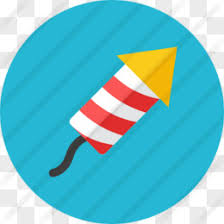
#> input picture native/plugins/ragdoll.supply-radar/radar/assets/fireworks.jpg, 224 x 224 px
$ python pack_fireworks_icon.py
#> lines starting #> are read from the running program, lines starting #| are printed output that depends on the picture; after the words box and inside, x2 and y2 are one past the last pixel; in counts of white or black regions, pixels touching at a corner belong together
"""Embed the circular fireworks badge supplied as assets/fireworks.jpg."""

from pathlib import Path

from PIL import Image, ImageDraw


ROOT = Path(__file__).resolve().parents[1]
SIZE = 56


def main():
    with Image.open(ROOT / 'assets' / 'fireworks.jpg') as source:
#> source is the input picture: PIL image 224x224 RGB; mean R, G, B 104.6, 191.4, 204
        badge = source.convert('RGBA')

    # The blue disc is part of the badge. Trim two source pixels at its rim
    # to keep the flattened checkerboard and JPEG fringe outside the mask.
    w, h = badge.size
#> w = 224; h = 224
    mask = Image.new('L', (w * 4, h * 4))
#> mask: PIL image 896x896 L; every value is 0
    ImageDraw.Draw(mask).ellipse((8, 8, w * 4 - 9, h * 4 - 9), fill=255)
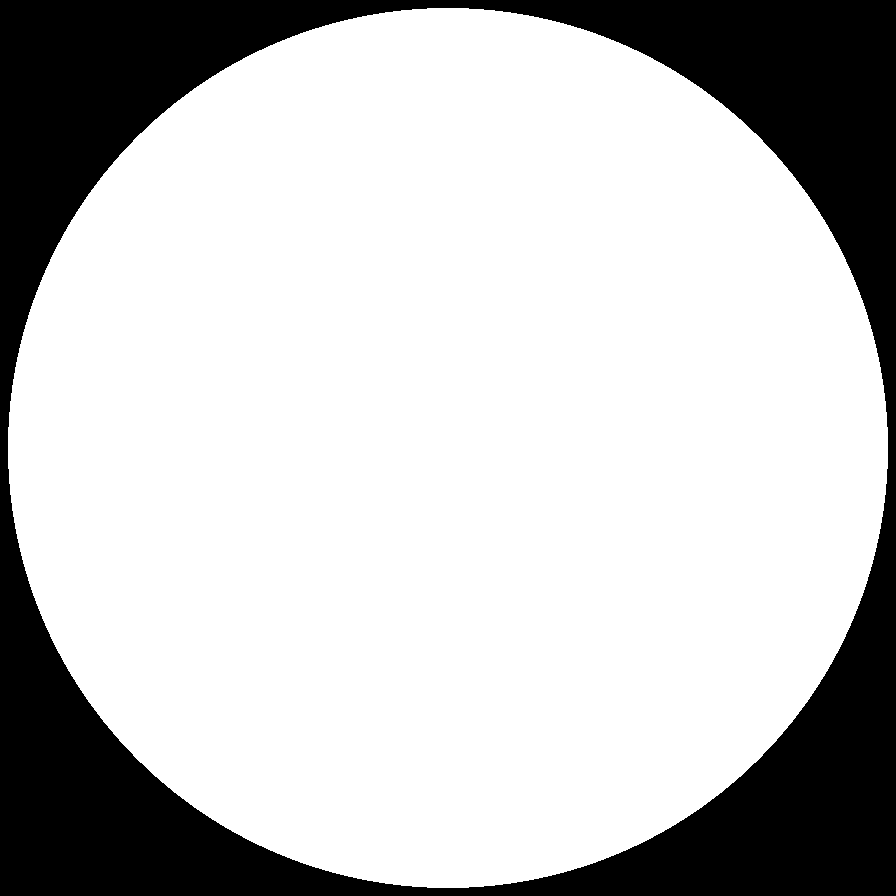
#> mask: PIL image 896x896 L; 75.7% white; 1 black region, box (x1, y1, x2, y2) and area: (0, 0, 896, 896) 194724
    badge.putalpha(mask.resize(badge.size, Image.Resampling.BOX))
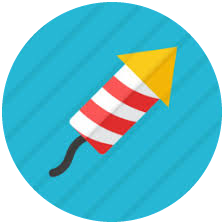
#> badge: PIL image 224x224 RGBA; mean R, G, B, A 104.6, 191.4, 204, 193.2; transparent parts drawn white
    badge = badge.resize((SIZE, SIZE), Image.Resampling.LANCZOS)
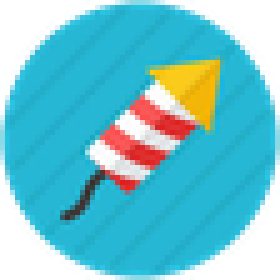
#> badge: PIL image 56x56 RGBA (shown 5 times larger); mean R, G, B, A 53.4, 147, 160.8, 193.2; transparent parts drawn white
    raw = badge.tobytes()

    header = ['#pragma once', '// Generated by tools/pack_fireworks_icon.py.',
              'namespace fireworks_artwork {', f'constexpr unsigned Size={SIZE};',
              'static constexpr unsigned char rgba[]={']
    header += ['    ' + ','.join(map(str, raw[i:i + 24])) + ',' for i in range(0, len(raw), 24)]
    header += ['};', 'static_assert(sizeof(rgba)==Size*Size*4,"Fireworks texture size");', '}', '']
    (ROOT / 'fireworks_artwork.h').write_text('\n'.join(header), encoding='ascii')


if __name__ == '__main__':
    main()
